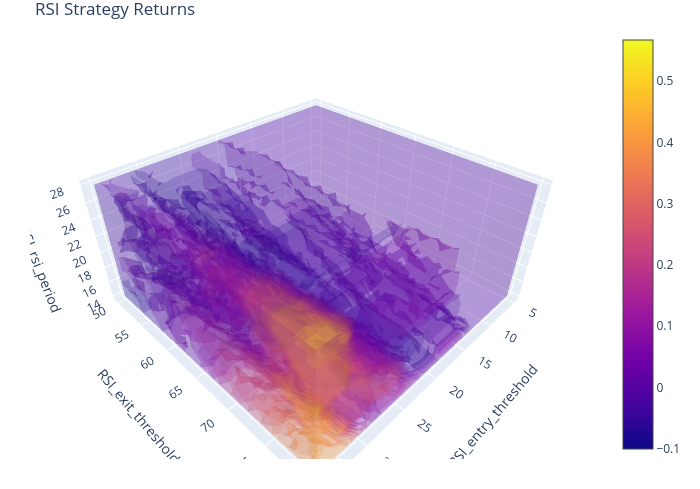

Notebook source saved alongside this figure:
### Code cell
fig = returns.vbt.volume(
    x_level="RSI_entry_threshold",
    y_level="RSI_exit_threshold",
    z_level="RSI_rsi_period",
    title="RSI Strategy Returns",
    xaxis_title="Entry Threshold",
    yaxis_title="Exit Threshold",
    coloraxis_colorbar=dict(title="Total Return")
    ).show()

### Figure 1 — Plotly figure (JSON) as saved in the notebook; plotly's stock layout.template omitted (floating-point values rounded to 4 significant figures; data arrays with more than 128 entries replaced by an {"elided": "..."} marker saying what was removed)
{"data": [{"colorscale": [[0, "#0d0887"], [0.1111, "#46039f"], [0.2222, "#7201a8"], [0.3333, "#9c179e"], [0.4444, "#bd3786"], [0.5556, "#d8576b"], [0.6667, "#ed7953"], [0.7778, "#fb9f3a"], [0.8889, "#fdca26"], [1, "#f0f921"]], "hovertemplate": "RSI_entry_threshold: %{x}<br>RSI_exit_threshold: %{y}<br>RSI_rsi_period: %{z}<br>value: %{value}<extra></extra>", "opacity": 0.2, "surface": {"count": 15}, "type": "volume", "uid": "437b6511-3150-45ba-ae5a-bddb1c054edc", "value": {"elided": "14415 float values"}, "x": {"elided": "14415 int values"}, "y": {"elided": "14415 int values"}, "z": {"elided": "14415 int values"}}], "layout": {"coloraxis": {"colorbar": {"title": {"text": "Total Return"}}}, "height": 490.0, "legend": {"orientation": "h", "traceorder": "normal", "x": 1, "xanchor": "right", "y": 1.02, "yanchor": "bottom"}, "margin": {"b": 30, "l": 30, "r": 30, "t": 30}, "scene": {"xaxis": {"title": {"text": "RSI_entry_threshold"}}, "yaxis": {"title": {"text": "RSI_exit_threshold"}}, "zaxis": {"title": {"text": "RSI_rsi_period"}}}, "title": {"text": "RSI Strategy Returns"}, "width": 700, "xaxis": {"title": {"text": "Entry Threshold"}}, "yaxis": {"title": {"text": "Exit Threshold"}}}}
